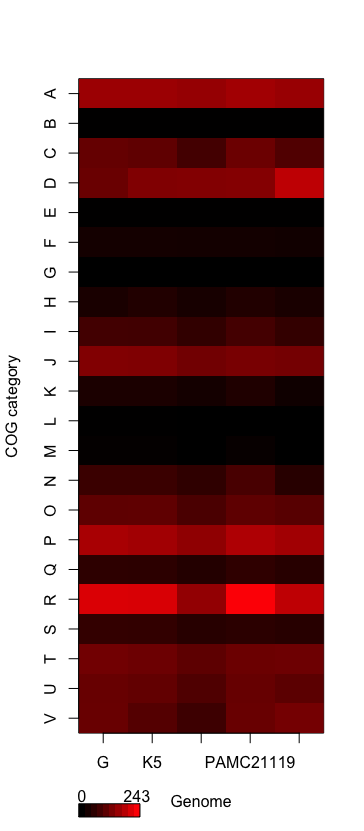

This figure's R source:

library(plotrix)

input_file = "/Users/songweizhi/Desktop/heatmap_plotrix_example_data.csv"

chromosome = read.csv(input_file, header = TRUE)
chromosome_matrix = as.matrix(chromosome[,-1])
rownames(chromosome_matrix) = chromosome[,1]

row_number = dim(chromosome_matrix)[1]
column_number = dim(chromosome_matrix)[2]

color2D.matplot(chromosome_matrix, 
                xlab="Genome", 
                ylab="COG category", 
                show.legend=T, 
                border=NA, 
                color.spec="rgb", 
                axes=FALSE,
                cs1=c(0,1), cs2=c(0,0), cs3=c(0,0) # control the color, see below a few examples
                )

axis(1,at=0.5:(column_number-0.5),labels=colnames(chromosome_matrix)) 
axis(2,at=(row_number - 0.5):0.5, labels=rownames(chromosome_matrix)) 

rownames(chromosome_matrix)
# black and red: cs1=c(0,1), cs2=c(0,0), cs3=c(0,0)
# archaea yellow: cs1=c(0,1), cs2=c(0,1), cs3=c(0,0)
# gamma purple: cs1=c(0,1), cs2=c(0,0), cs3=c(0,1)
# gamma red+yellow: cs1=c(1,1), cs2=c(1,0), cs3=c(0,0)
# c(0,1),c(1,0.6,0.4,0.3,0),c(0.1,0.6)

# clear variables/objects
rm(list=ls())
